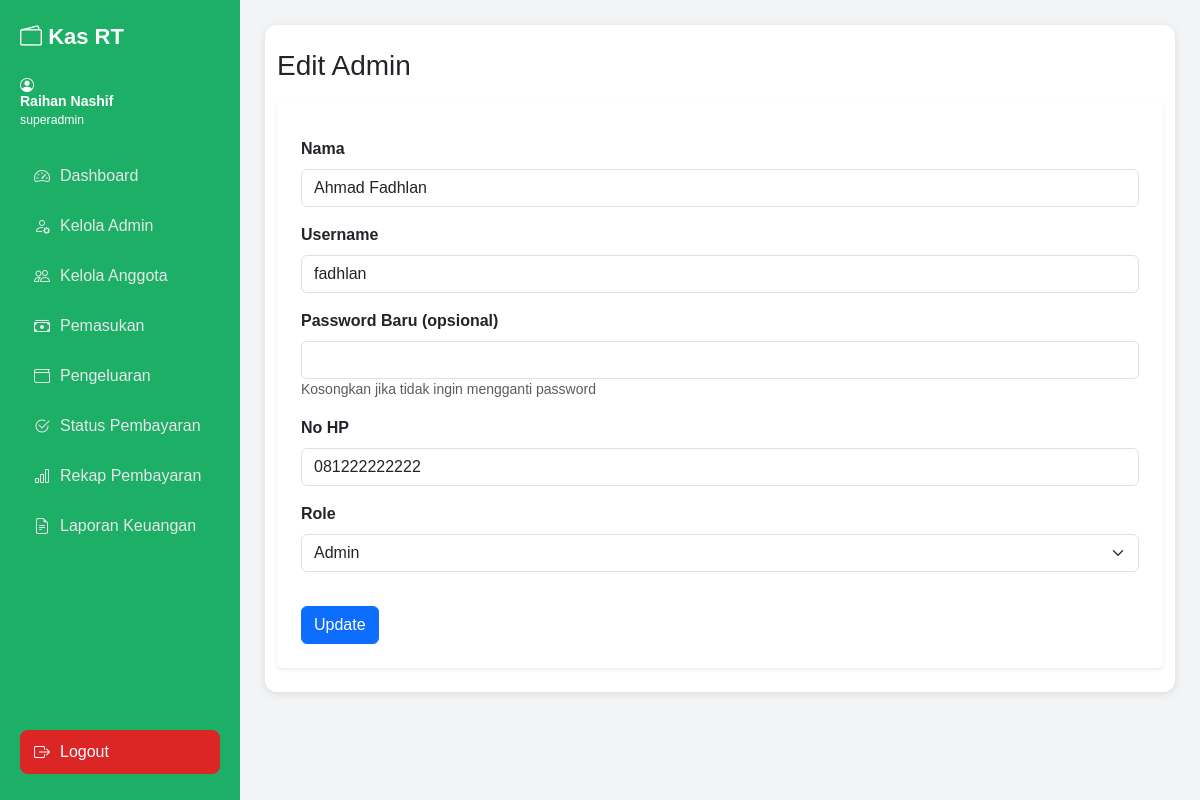
Page /backend/admin/edit_admin.php?id=2 (signed in) on the committed database.
### tables this page shows
CREATE TABLE `users` (
  `id_users` int(11) NOT NULL,
  `nama` varchar(100) NOT NULL,
  `username` varchar(50) NOT NULL,
  `password` varchar(255) NOT NULL,
  `role` enum('superadmin','admin','anggota') NOT NULL,
  `alamat` varchar(200) DEFAULT NULL,
  `no_hp` varchar(20) DEFAULT NULL
);

### backend/admin/edit_admin.php (the view, shortened to what this page needs)
<?php
include "../partials/navbar.php";
require "../config/koneksi.php";
$id = $_GET['id'];
$data = mysqli_query($conn, "SELECT * FROM users WHERE id_users='$id'");
$user = mysqli_fetch_assoc($data);
?>
<!DOCTYPE html>
<html lang="id">
<head>
    <link rel="stylesheet" href="https://cdn.jsdelivr.net/npm/bootstrap@5.3.2/dist/css/bootstrap.min.css">
</head>
<body class="bg-light">
<div class="container py-4">
    <h3 class="mb-3">Edit Admin</h3>
    <form method="POST" class="bg-white p-4 rounded shadow-sm">
        <div class="mb-3">
            <label class="form-label">Nama</label>
            <input name="nama" class="form-control" value="<?= $user['nama']; ?>" required>
        </div>
        <div class="mb-3">
            <label class="form-label">Username</label>
            <input name="username" class="form-control" value="<?= $user['username']; ?>" required>
        </div>
        <div class="mb-3">
            <label class="form-label">Password Baru (opsional)</label>
            <input name="password" type="password" class="form-control">
            <small class="text-muted">Kosongkan jika tidak ingin mengganti password</small>
        </div>
        <div class="mb-3">
            <label class="form-label">No HP</label>
            <input name="no_hp" class="form-control" value="<?= $user['no_hp']; ?>">
        </div>
        <div class="mb-3">
            <label class="form-label">Role</label>
            <select name="role" class="form-select">
                <option value="admin"      <?= ($user['role']=='admin') ? 'selected':''; ?>>Admin</option>
            </select>
        </div>
        <button class="btn btn-primary" name="update">Update</button>
    </form>
</div>
</body>
</html>

### backend/assets/style.css (style rules this page uses)
* { margin: 0; padding: 0; box-sizing: border-box; font-family: Arial, sans-serif; }
body { background: #f3f4f6; }
.container { background: #ffffff; padding: 22px; border-radius: 12px; box-shadow: 0 2px 8px rgba(0,0,0,.1); }
h2, h3 { margin-bottom: 20px; }
.btn { padding: 8px 14px; border-radius: 6px; text-decoration: none; font-size: 14px; display: inline-block; }
.btn-primary { background: #2563eb; color: white; }
form label { display: block; margin-top: 14px; margin-bottom: 6px; font-weight: bold; }
form input, form select, form textarea { width: 100%; padding: 8px; border-radius: 6px; border: 1px solid #ccc; }
form button { margin-top: 18px; background: #25eb2f; border: none; padding: 10px 16px; border-radius: 6px; color: white; cursor: pointer; }

### rows in the picture
users: nama "Ahmad Fadhlan", username "fadhlan", no_hp "081222222222", role "Admin"

### other values in the picture
$nama "Raihan Nashif"
$role "superadmin"
